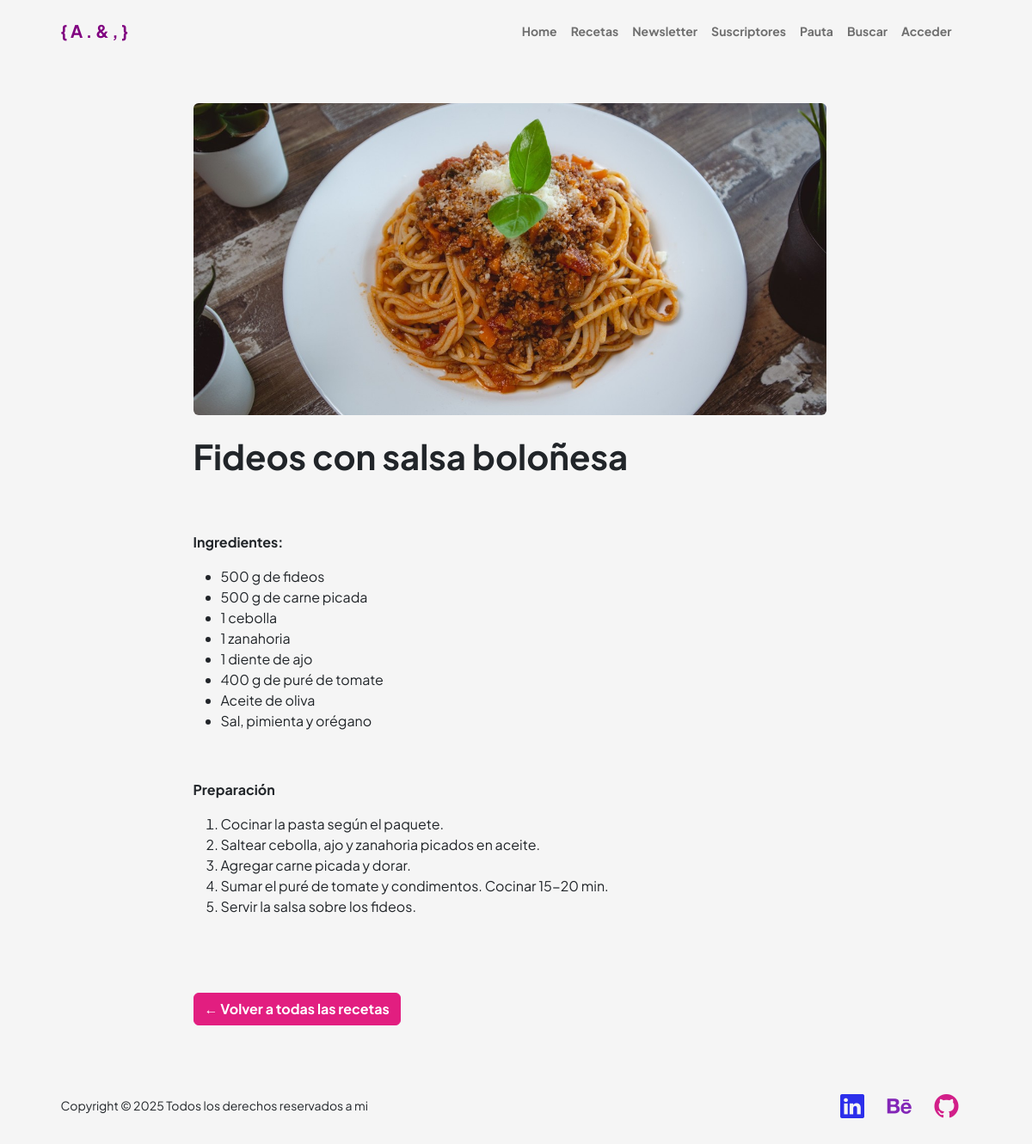
/receta/8/, run on an earlier commit of the app's database.
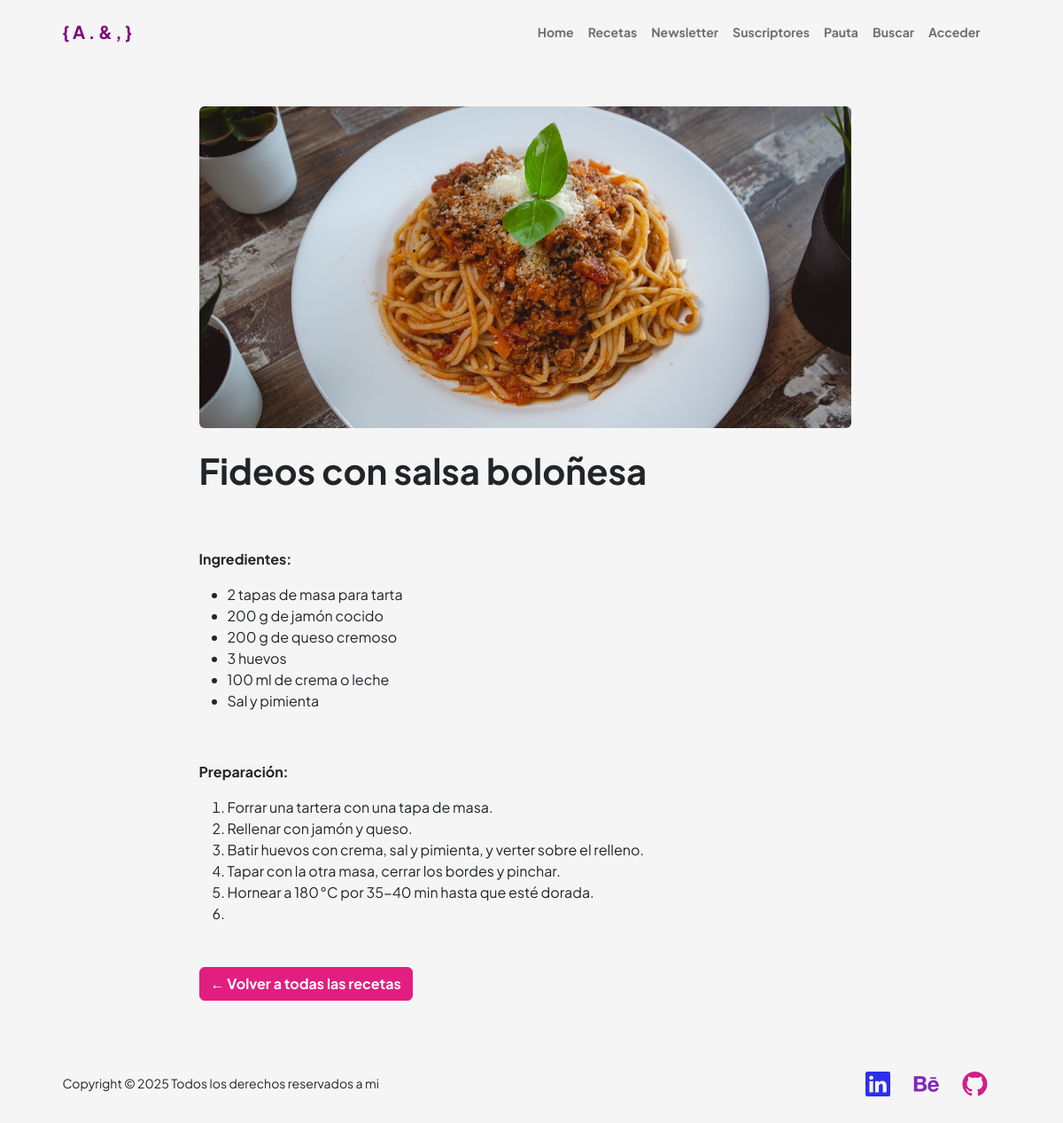
And on a later commit of the database.
### portfolio/models.py (models this page shows, shortened)
class Receta(models.Model):
    titulo = models.CharField(max_length=100)
    foto = models.ImageField(upload_to='recetas/', blank=True, null=True)
    receta = RichTextField()
    categorias = models.ManyToManyField(Categorias, blank=True)

### portfolio/views.py (the view)
# urls.py: path("receta/<int:pk>/", views.detalle_receta, name="detalle_receta"), # RECETAS INDIVIDUALES
def detalle_receta(request, pk):
    receta = get_object_or_404(Receta, pk=pk)
    return render(request, 'portfolio/detalle_receta.html', {'receta': receta})

### portfolio/templates/portfolio/detalle_receta.html (shortened to what this page needs)
{% extends 'portfolio/padre.html' %}
{% load static %}
{% block contenido %}
<div class="container py-5">
    <div class="row justify-content-center">
        <div class="col-lg-8">
            {% if receta.foto %}
                <img src="{{ receta.foto.url }}" class="img-fluid mb-4 rounded" alt="{{ receta.titulo }}">
            {% endif %}
            <h1 class="mb-3 fw-bolder">{{ receta.titulo }}</h1>
            <div class="my-4">
                <div class="ck-content" style="margin-top: 4rem;">{{ receta.receta|safe }}</div>
            </div>
            <a href="{% url 'recetas' %}" class="btn btn-secondary mt-4 text-white fw-bold">← Volver a todas las recetas</a>
        </div>
    </div>
</div>
{% endblock %}

What changed in the data, as far as the page shows it:
changed Receta "Fideos con salsa boloñesa": receta "Ingredientes: 500 g de fideos 500 g de carne picada 1 cebolla 1 zanahoria 1 diente de ajo 400 g de puré de tomate Aceite de oliva Sal, pimienta y orégano Preparación Cocinar la pasta según el paquete. Saltear cebolla, ajo y zanahoria picados en aceite. Agregar carne picada y dorar. Sumar el puré de tomate y condimentos. Cocinar 15-20 min. Servir la salsa sobre los fideos." → "Ingredientes: 2 tapas de masa para tarta 200 g de jamón cocido 200 g de queso cremoso 3 huevos 100 ml de crema o leche Sal y pimienta Preparación: Forrar una tartera con una tapa de masa. Rellenar con jamón y queso. Batir huevos con crema, sal y pimienta, y verter sobre el relleno. Tapar con la otra masa, cerrar los bordes y pinchar. Hornear a 180 °C por 35-40 min hasta que esté dorada."
